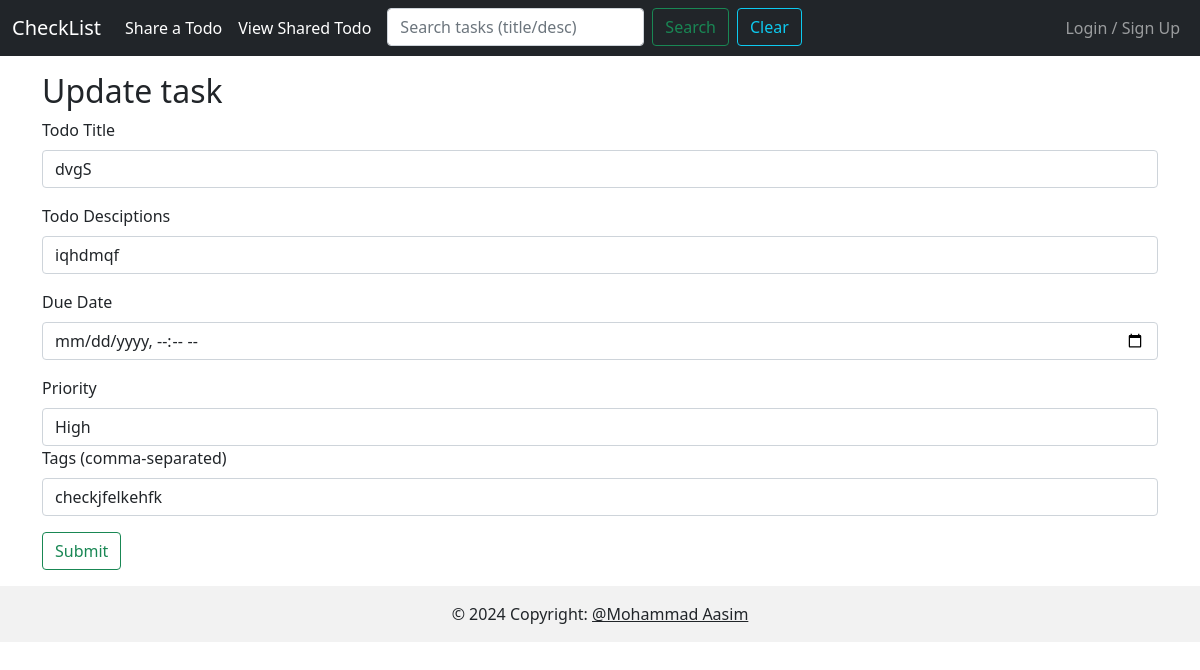
The app's page /update/9 with its own data.
### app.py (models this page shows, shortened)
class Todo(db.Model):
    sno = db.Column(db.Integer, primary_key=True)
    title = db.Column(db.String(200), nullable=False)
    desc = db.Column(db.String(500), nullable=False)
    date_created = db.Column(db.DateTime, default=datetime.utcnow)
    user_email = db.Column(db.String(100), nullable=False)
    due_date = db.Column(db.DateTime)
    priority = db.Column(db.String(10), nullable=False, default='Medium') #others are : High, Low
    tags = db.Column(db.String(200)) #for user help

### app.py (the view, shortened to what this page needs)
@app.route('/update/<int:id>', methods=['GET', 'POST'])
def update(id):
    task = Todo.query.filter_by(sno=id).first()
    return render_template('update.html', task=task)

### templates/update.html (shortened to what this page needs)
{% extends 'nav.html' %}
{% block body %}
    <div class="container my-3">
      <h2>Update task</h2>
      <form action="/update/{{task.sno}}" method="POST">
        <div class="mb-3">
          <label for="title" class="form-label">Todo Title</label>
          <input
            type="text"
            class="form-control"
            id="title"
            name="title"
            value="{{task.title}}"
          />
        </div>
        <div class="mb-3">
          <label for="desc" class="form-label">Todo Desciptions</label>
          <input
            type="text"
            id="desc"
            name="desc"
            class="form-control"
            value="{{task.desc}}"
          />
        </div>
        <div class="mb-3">
          <label for="due_date" class="form-label">Due Date</label>
          <input
            type="datetime-local"
            id="due_date"
            name="due_date"
            class="form-control"
            value="{{ task.due_date.strftime('%Y-%m-%dT%H:%M') if task.due_date else '' }}"
            />
        </div>
        <div class="md-3">
          <label for="priority" class="form-label">Priority</label>
          <select id="priority" name="priority" class="form-control">
              <option value="High" {% if task.priority == 'High' %}selected{% endif %}>High</option>
          </select>
      </div>
        <div class="mb-3">
          <label for="tags" class="form-label">Tags (comma-separated)</label>
          <input type="text" class="form-control" id="tags" name="tags"
                  value="{{task.tags}}"/>
        </div>
        <button type="submit" class="btn btn-outline-success">Submit</button>
      </form>
    </div>
{% endblock body %}

### records on screen
Todo: title "dvgS", desc "iqhdmqf", priority "High", tags "checkjfelkehfk"
